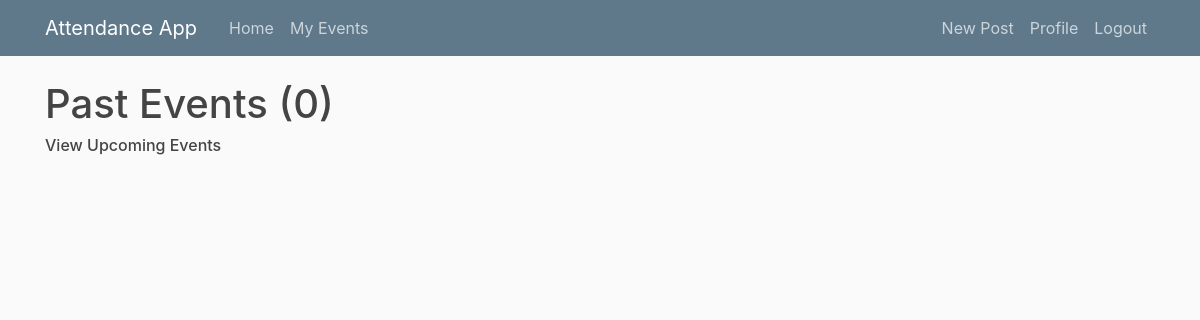
Page /events/past/ (signed in) on the earlier database version.
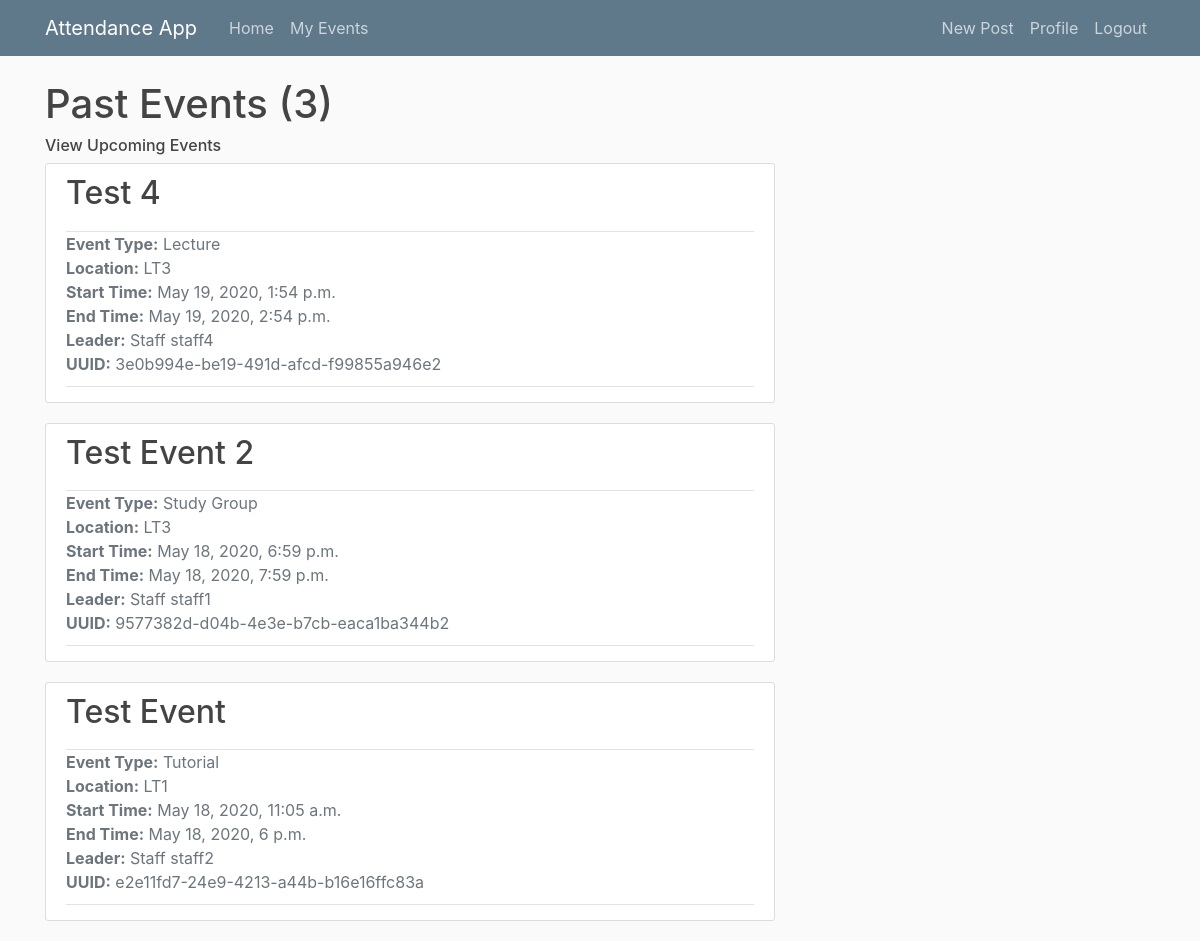
Same page on the later database version.
### main/models.py (models this page shows, shortened)
class Event(models.Model):
    EVENT_TYPES = (
        ('LE', 'Lecture'),
        ('EX', 'Examination'),
        ('TU', 'Tutorial'),
        ('SG', 'Study Group')
    )
    title = models.CharField(max_length = 100)
    event_type = models.CharField(max_length=2, choices=EVENT_TYPES) # Lecture, tutorial, exam or study group
    start_time = models.DateTimeField(default = timezone.now)
    end_time = models.DateTimeField(default = one_hour_ahead)
    location = models.CharField(max_length = 100, null = True)
    leader = models.ForeignKey(Staff, on_delete=models.CASCADE, related_name = 'staff_leader') # Leader must be a staff member
    attendees = models.ManyToManyField(Student, related_name='student_attendees')
    auth_uuid = models.UUIDField(default=uuid.uuid4, editable = False) # Generates authentication hash
    def happening_now(self):
        if timezone.now() >= self.start_time and timezone.now() < self.end_time:
            return True

### users/models.py (models this page shows)
class Staff(models.Model):
    user = models.OneToOneField(User,  on_delete=models.CASCADE) # Each Staff object maps to one account and vice versa
    def __str__(self):
        return f'Staff {self.user.username}'
    class Meta:
        verbose_name_plural = 'Staff' # otherwise default in admin page would be 'Staffs'

### main/views.py (the view)
# urls.py: path('events/past/', PastEventListView.as_view(), name='my-past-events'),
class PastEventListView(LoginRequiredMixin, ListView):
    model = Event
    template_name = 'main/past_events.html' # Override the template to search for, default = <app>/<model>_<viewtype>.html (main/event_list.html)
    context_object_name = 'events' # Specify what variable name the objects in the list should be called, so they are looped as they were when using the function based view in the template
    paginate_by = 5 # number of events to display per page
    def get_queryset(self):
        user = self.request.user
        if user.groups.filter(name='Students').exists():
            return Event.objects.filter(attendees=user.student, end_time__lte=timezone.now()).order_by('-start_time') # Past events have end time < current time. Display in reverse chronological order
        elif user.groups.filter(name='Staff').exists():
            return Event.objects.filter(leader=user.staff,end_time__lte=timezone.now()).order_by('-start_time')
        elif user.groups.filter(name='Admin').exists(): # Admin users can view all events
            return Event.objects.filter(end_time__lte=timezone.now()).order_by('-start_time')

### main/templates/main/past_events.html
{% extends 'main/events.html' %}
{% block upcoming_or_past %}
    <h1>Past Events ({{ page_obj.paginator.count }})</h1>
    <h6><a class="subtitle" href="{% url 'my-events' %}">View Upcoming Events</a></h6>
{% endblock upcoming_or_past %}

### main/templates/main/events.html (shortened to what this page needs)
{% extends 'main/base.html' %}
{% block content %}
    {% block upcoming_or_past %}{% endblock upcoming_or_past %}
    {% for event in events %}
        <article class="media content-section">
            <div class="media-body">
                <div class="article-header">
                    <h2><a class="article-title" href="{% url 'event-detail' event.id %}">{{ event.title }}</a></h2>
                </div>
                <div class="article-metadata">
                    <ul class="list-unstyled">
                        <li class="text-secondary"><b>Event Type:</b> {{ event.get_event_type_display }}</li>
                        <li class="text-muted"><b>Location:</b> {{ event.location }}</li>
                        <li class="text-muted"><b>Start Time:</b> {{ event.start_time }}</li>
                        <li class="text-muted"><b>End Time:</b> {{ event.end_time }}</li>
                        <li class="text-muted"><b>Leader:</b> {{ event.leader }}</li>
                        <li class="text-muted"><b>UUID:</b> {{ event.auth_uuid }}</li>
                    </ul>
                </div>
            </div>
        </article>
    {% endfor %}
{% endblock content %}

Differences in the rows shown:
added Event: title "Test 4", event_type "Lecture", location "LT3", start_time "May 19, 2020, 1:54 p.m.", end_time "May 19, 2020, 2:54 p.m.", leader "Staff staff4", auth_uuid "3e0b994e-be19-491d-afcd-f99855a946e2"
added Event: title "Test Event 2", event_type "Study Group", location "LT3", start_time "May 18, 2020, 6:59 p.m.", end_time "May 18, 2020, 7:59 p.m.", leader "Staff staff1", auth_uuid "9577382d-d04b-4e3e-b7cb-eaca1ba344b2"
added Event: title "Test Event", event_type "Tutorial", location "LT1", start_time "May 18, 2020, 11:05 a.m.", end_time "May 18, 2020, 6 p.m.", leader "Staff staff2", auth_uuid "e2e11fd7-24e9-4213-a44b-b16e16ffc83a"
Other differences:
{{ page_obj.paginator.count }}: "0" → "3"
